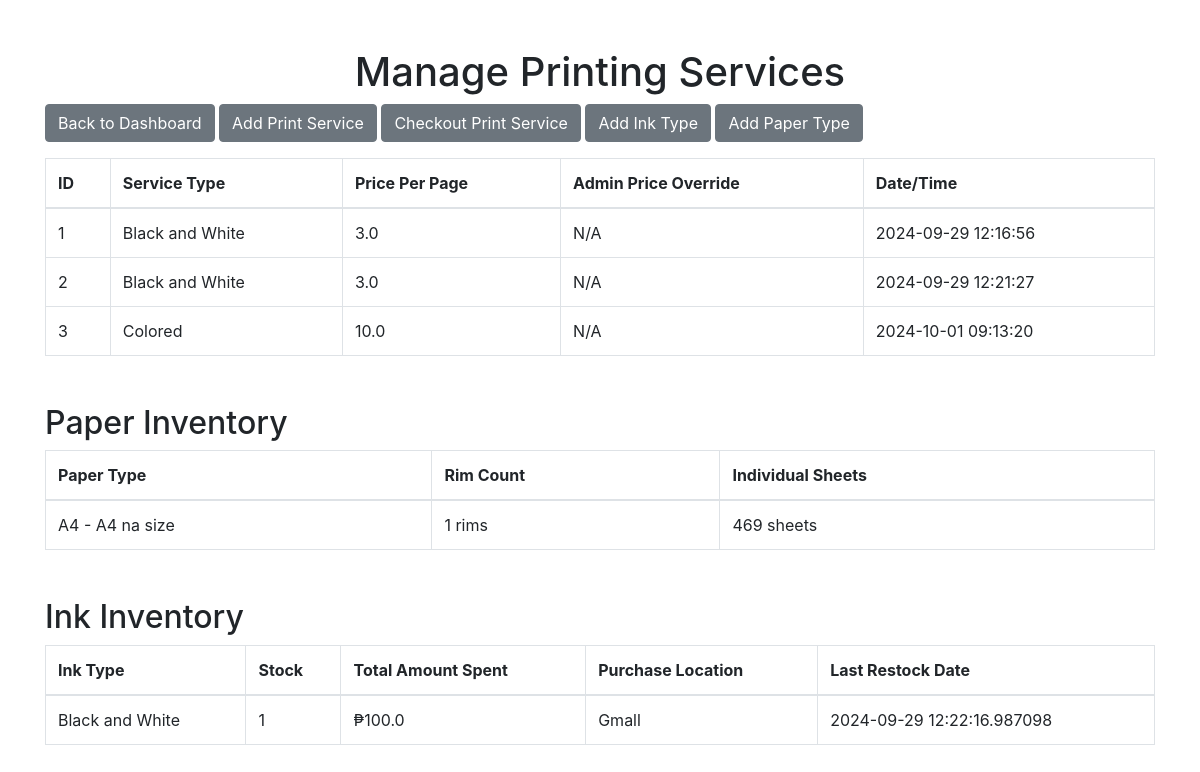
/manage_printing_services, run on an earlier commit of the app's database.
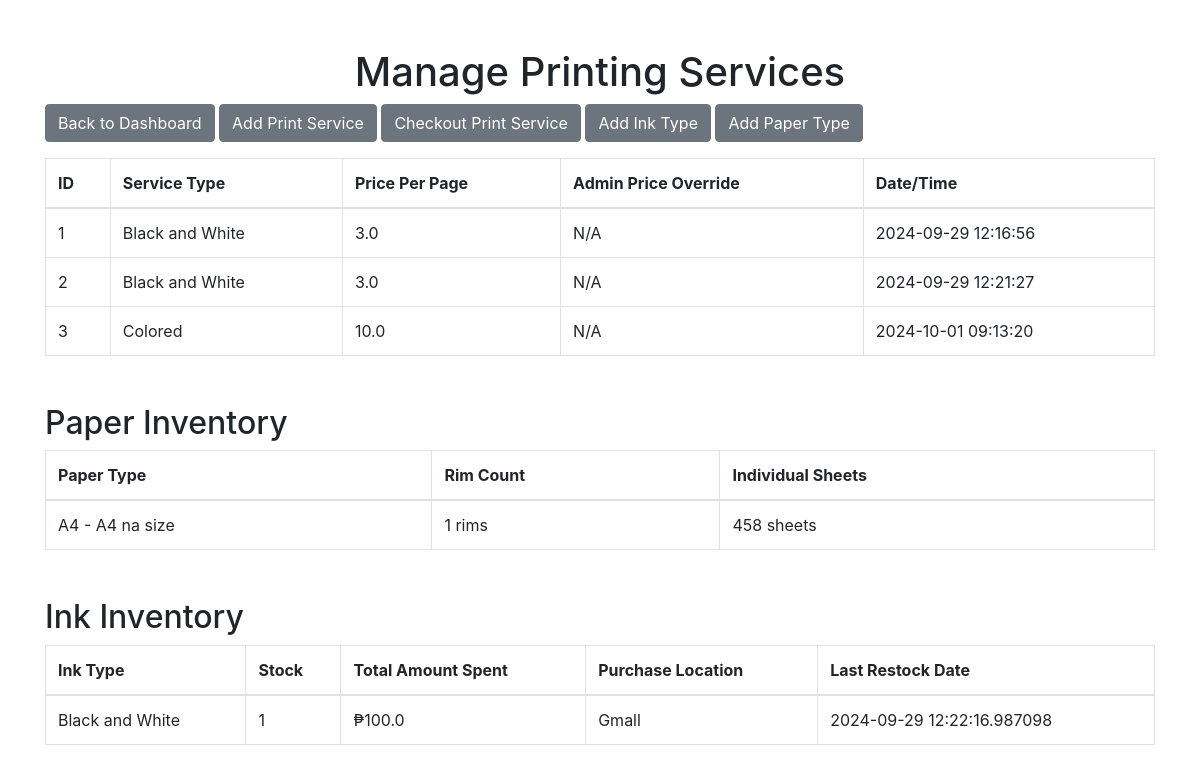
And on a later commit of the database.
### app.py (models this page shows, shortened)
class PaperInventory(db.Model):
    id = db.Column(db.Integer, primary_key=True)
    rim_count = db.Column(db.Integer, nullable=False)  # Number of full paper rims
    individual_paper_count = db.Column(db.Integer, nullable=False)  # Track per sheet
    amount_spent = db.Column(db.Float, nullable=False)  # Total cost for the paper purchase
    last_restock_date = db.Column(db.DateTime, nullable=False, default=db.func.current_timestamp())
    paper_type_id = db.Column(db.Integer, db.ForeignKey('paper_type.id'), nullable=False)
    paper_type = db.relationship('PaperType', backref='inventory_items', lazy=True)
    location_id = db.Column(db.Integer, db.ForeignKey('location.id'), nullable=False)
    location = db.relationship('Location', backref='paper_inventory', lazy=True)

### app.py (the view)
@app.route('/manage_printing_services')
def manage_printing_services():
    print_services = PrintService.query.all()
    paper_types = PaperType.query.all()
    paper_inventory = PaperInventory.query.all()
    ink_inventory = InkInventory.query.all()
    paper_data = []
    for paper_type in paper_types:
        inventory = PaperInventory.query.filter_by(paper_type_id=paper_type.id).first()
        paper_data.append({
            'type': f"{paper_type.size} - {paper_type.description}",
            'rim_count': inventory.rim_count if inventory else 0,
            'individual_paper_count': inventory.individual_paper_count if inventory else 0
        })
    return render_template('manage_printing_services.html',
                           print_services=print_services,
                           paper_inventory=paper_data,
                           ink_inventory=ink_inventory)

### templates/manage_printing_services.html (shortened to what this page needs)
<!DOCTYPE html>
<html lang="en">
<head>
    <link rel="stylesheet" href="https://stackpath.bootstrapcdn.com/bootstrap/4.3.1/css/bootstrap.min.css">
</head>
<body>
    <div class="container mt-5">
        <h1 class="text-center">Manage Printing Services</h1>
        <a href="{{ url_for('another_dashboard') }}" class="btn btn-secondary mb-3">Back to Dashboard</a>
        <a href="{{ url_for('add_print_service') }}" class="btn btn-secondary mb-3">Add Print Service</a>
        <a href="{{ url_for('checkout_print_service') }}" class="btn btn-secondary mb-3">Checkout Print Service</a>
        <button type="button" class="btn btn-secondary mb-3" data-toggle="modal" data-target="#inkTypeModal">
            Add Ink Type
        </button>
        <button type="button" class="btn btn-secondary mb-3" data-toggle="modal" data-target="#paperTypeModal">
            Add Paper Type
        </button>
        <table class="table table-bordered">
            <thead>
                <tr>
                    <th>ID</th>
                    <th>Service Type</th>
                    <th>Price Per Page</th>
                    <th>Admin Price Override</th>
                    <th>Date/Time</th>
                </tr>
            </thead>
            <tbody>
                {% for service in print_services %}
                <tr>
                    <td>{{ service.id }}</td>
                    <td>{{ service.service_type }}</td>
                    <td>{{ service.price_per_page }}</td>
                    <td>{{ service.admin_price_override if service.admin_price_override else 'N/A' }}</td>
                    <td>{{ service.timestamp }}</td>
                </tr>
                {% endfor %}
            </tbody>
        </table>
        <h2 class="mt-5">Paper Inventory</h2>
        <table class="table table-bordered">
            <thead>
                <tr>
                    <th>Paper Type</th>
                    <th>Rim Count</th>
                    <th>Individual Sheets</th>
                </tr>
            </thead>
            <tbody>
                {% for paper in paper_inventory %}
                <tr>
                    <td>{{ paper.type }}</td>
                    <td>{{ paper.rim_count }} rims</td>
                    <td>{{ paper.individual_paper_count }} sheets</td>
                </tr>
                {% endfor %}
            </tbody>
        </table>
        <h2 class="mt-5">Ink Inventory</h2>
        <table class="table table-bordered">
            <thead>
                <tr>
                    <th>Ink Type</th>
                    <th>Stock</th>
                    <th>Total Amount Spent</th>
                    <th>Purchase Location</th>
                    <th>Last Restock Date</th>
                </tr>
            </thead>
            <tbody>
                {% for ink in ink_inventory %}
                <tr>
                    <td>{{ ink.name }}</td>
                    <td>{{ ink.stock }}</td>
                    <td>₱{{ ink.amount_spent }}</td>
                    <td>{{ ink.purchase_location }}</td>
                    <td>{{ ink.last_restock_date }}</td>
                </tr>
                {% endfor %}
            </tbody>
        </table>
    </div>
</body>
</html>

What changed in the data, as far as the page shows it:
changed PaperInventory: individual_paper_count "469" → "458"
